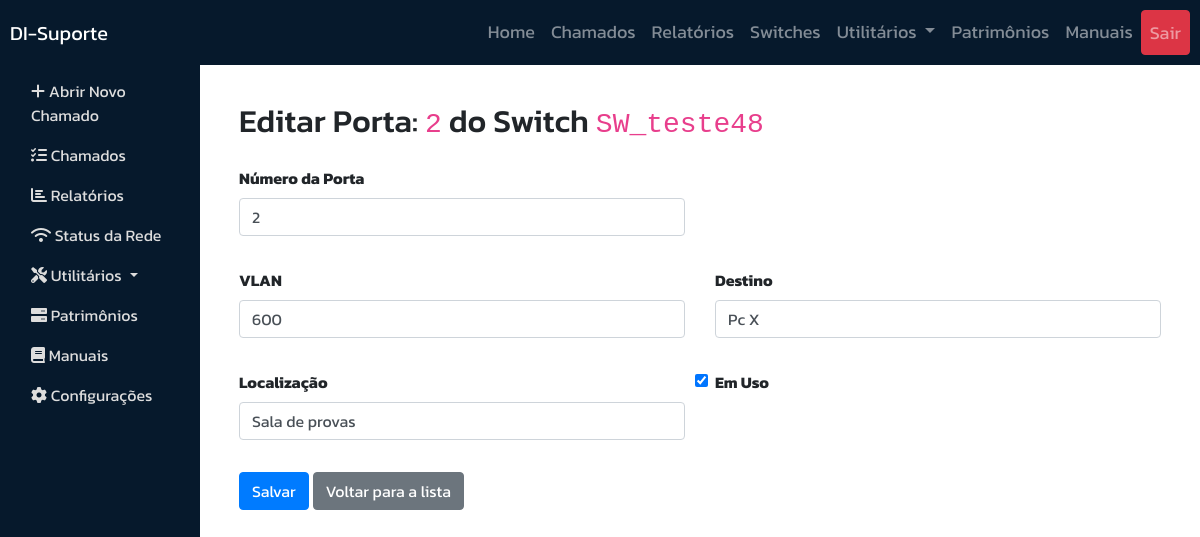
Page /switches/portas/editar/103/ (signed in) on the committed database.
### switches/models.py (models this page shows, shortened)
class PortaSwitch(models.Model):
    switch = models.ForeignKey(Switch, on_delete=models.CASCADE, related_name="portas")
    numero_porta = models.PositiveIntegerField()
    vlan = models.CharField(max_length=50)
    destino = models.CharField(max_length=100)
    localizacao = models.CharField(max_length=100)  # Localização física ou sala
    em_uso = models.BooleanField(default=False)

class Switch(models.Model):
    nome = models.CharField(max_length=100)
    local = models.CharField(max_length=100)
    modelo = models.CharField(max_length=100)
    numero_portas = models.IntegerField(choices=[(24, '24 portas'), (48, '48 portas'), (52, '52 portas')])
    poe = models.BooleanField(default=False)
    ip = models.GenericIPAddressField(null=True, blank=False)

### switches/views.py (the view)
# urls.py: path('portas/editar/<int:id>/', editar_porta, name='editar_porta'),
@login_required
def editar_porta(request, id):
    porta = get_object_or_404(PortaSwitch, id=id)
    switch = porta.switch  # Obtendo o Switch relacionado à Porta
    if request.method == 'POST':
        form = PortaSwitchForm(request.POST, instance=porta)
        if form.is_valid():
            form.save()
            return redirect('lista_portas')
    else:
        form = PortaSwitchForm(instance=porta)
    return render(request, 'switches/editar_porta.html', {'form': form, 'porta': porta, 'switch': switch})

### switches/forms.py
class PortaSwitchForm(forms.ModelForm):
    class Meta:
        model = PortaSwitch
        fields = [ 'numero_porta', 'vlan', 'destino', 'localizacao', 'em_uso']

### switches/templates/switches/editar_porta.html (shortened to what this page needs)
﻿{% extends 'base.html' %}
{% load widget_tweaks %}
{% block content %}
<div class="container mt-4">
    <h2 class="mb-4">Editar Porta: <code>{{ porta.numero_porta }}</code> do Switch <code>{{switch.nome}}</code></h2>
    <form method="post">
        <div class="row mb-3">
            <div class="col-md-6 form-group">
                <label for="id_numero_porta" class="form-label">Número da Porta</label>
                {{ form.numero_porta|add_class:"form-control" }}
            </div>
        </div>
        <div class="row mb-3">
            <div class="col-md-6 form-group">
                <label for="id_vlan" class="form-label">VLAN</label>
                {{ form.vlan|add_class:"form-control" }}
            </div>
            <div class="col-md-6 form-group">
                <label for="id_destino" class="form-label">Destino</label>
                {{ form.destino|add_class:"form-control" }}
            </div>
        </div>
        <div class="row mb-3">
            <div class="col-md-6 form-group">
                <label for="id_localizacao" class="form-label">Localização</label>
                {{ form.localizacao|add_class:"form-control" }}
            </div>
            <div class="col-md-6 form-group">
                {{ form.em_uso|add_class:"form-check-input" }}
                <label for="id_em_uso" class="form-label">Em Uso</label>
            </div>
        </div>
        <button type="submit" class="btn btn-primary">Salvar</button>
        <a href="{% url 'switches' %}" class="btn btn-secondary">Voltar para a lista</a>
    </form>
</div>
{% endblock %}

### static/css/chamados.css (style rules this page uses)
.form-control { border: 1px solid #ced4da; border-radius: 0.25rem; padding: 0.375rem 0.75rem; }
.form-group { margin-bottom: 1rem; }
.btn-primary { background-color: #007bff; border-color: #007bff; }
.btn-secondary { background-color: #6c757d; border-color: #6c757d; }

### rows in the picture
PortaSwitch: numero_porta "2", vlan "600", destino "Pc X", localizacao "Sala de provas", em_uso "☑"
Switch: nome "SW_teste48"
